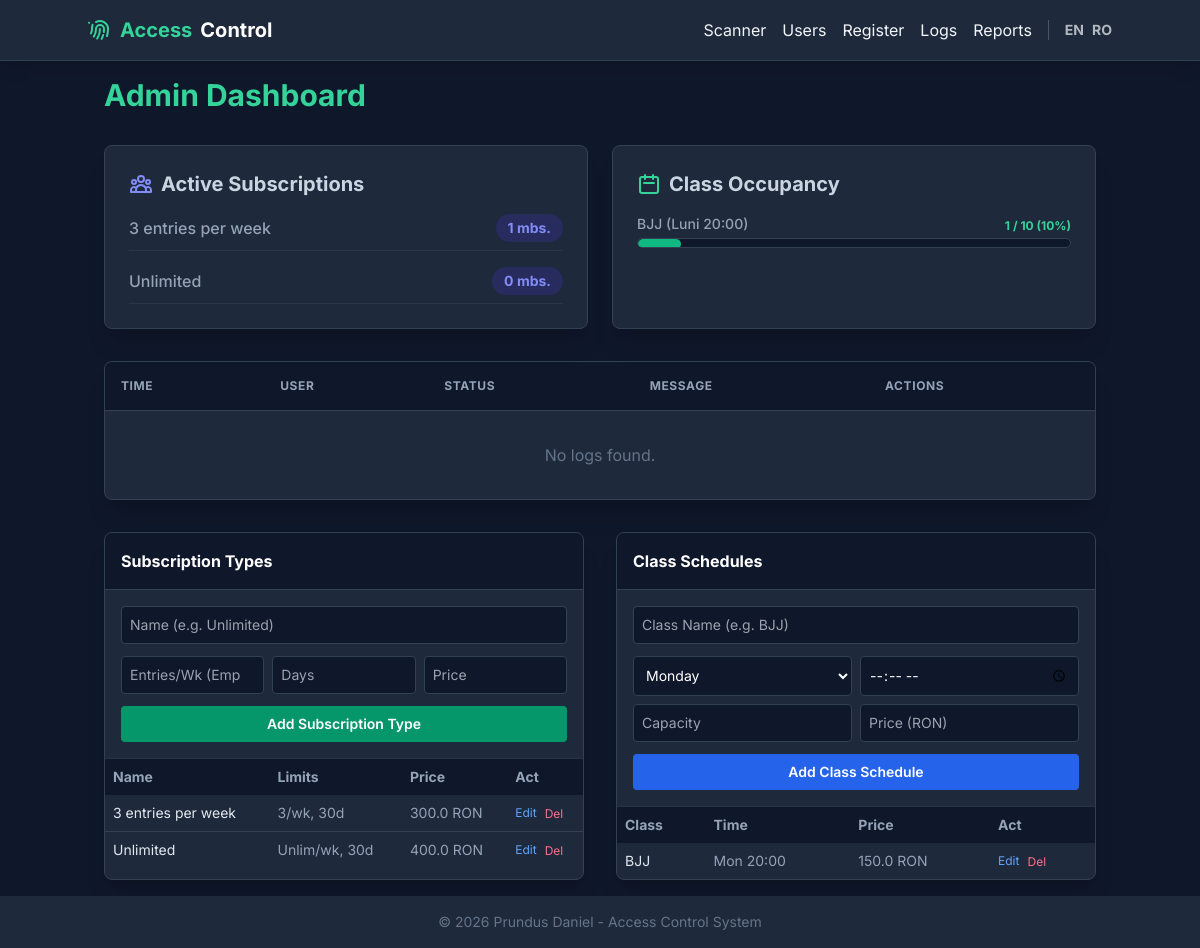
The page /admin on the database its author committed.
### database.py (models this page shows)
class SubscriptionType(db.Model):
    __tablename__ = 'subscription_types'
    id = db.Column(db.Integer, primary_key=True)
    name = db.Column(db.String, nullable=False)
    entries_per_week = db.Column(db.Integer)
    duration_days = db.Column(db.Integer, nullable=False)
    price = db.Column(db.Float, nullable=False)

class ClassSchedule(db.Model):
    __tablename__ = 'class_schedules'
    id = db.Column(db.Integer, primary_key=True)
    name = db.Column(db.String, nullable=False)
    day_of_week = db.Column(db.Integer, nullable=False) # 0=Monday, 6=Sunday
    start_time = db.Column(db.String(5), nullable=False) # Format: HH:MM
    capacity = db.Column(db.Integer)
    price = db.Column(db.Float, nullable=False, default=0.0)

### app.py (the view)
@app.route('/admin')
def admin():
    logs_data = database.db.session.query(database.AccessLog, database.User.name)\
        .join(database.User, database.AccessLog.user_id == database.User.id)\
        .order_by(database.AccessLog.timestamp.desc())\
        .limit(50).all()
    logs = []
    for log, name in logs_data:
        l_dict = database.dict_helper(log)
        l_dict['name'] = name
        if hasattr(l_dict['timestamp'], 'strftime'):
            l_dict['timestamp'] = l_dict['timestamp'].strftime('%Y-%m-%d %H:%M:%S')
        logs.append(l_dict)
    subscription_types = database.SubscriptionType.query.all()
    classes = database.get_all_classes()
    sub_stats = database.get_subscription_stats()
    class_stats = database.get_class_stats()
    return render_template('admin.html', logs=logs, subscription_types=subscription_types, classes=classes, sub_stats=sub_stats, class_stats=class_stats)

### app.py (called while the page is built)
def get_locale():
    return session.get('lang', 'en')

### database.py (called while the page is built)
def dict_helper(obj):
    if obj is None:
        return None
    return {c.name: getattr(obj, c.name) for c in obj.__table__.columns}

def get_all_classes():
    classes = ClassSchedule.query.order_by(ClassSchedule.day_of_week, ClassSchedule.start_time).all()
    return [dict_helper(c) for c in classes]

def get_subscription_stats():
    stats = []
    sub_types = SubscriptionType.query.all()
    today = datetime.date.today()
    for st in sub_types:
        count = db.session.query(db.func.count(ActiveSubscription.id))\
                .filter(ActiveSubscription.type_id == st.id)\
                .filter(ActiveSubscription.end_date >= today)\
                .scalar()
        stats.append({'name': st.name, 'active_count': count})
    return stats

### templates/admin.html (shortened to what this page needs)
{% extends "layout.html" %}
{% block content %}
<div class="max-w-6xl mx-auto space-y-8">
    <h1 class="text-3xl font-bold mb-4 text-emerald-400">{{ _('Admin Dashboard') }}</h1>
    <div class="grid grid-cols-1 md:grid-cols-2 gap-6 mb-8">
        <div class="bg-slate-800 rounded-lg shadow-xl p-6 border border-slate-700">
            <h2 class="text-xl font-bold text-slate-300 mb-4 flex items-center gap-2">
                {{ _('Active Subscriptions') }}
            </h2>
            <div class="space-y-4">
                {% for stat in sub_stats %}
                <div class="flex justify-between items-center border-b border-slate-700/50 pb-2">
                    <span class="text-slate-400 font-medium">{{ _(stat['name']) }}</span>
                    <span class="bg-indigo-900/50 text-indigo-400 px-3 py-1 rounded-full font-bold text-sm">
                        {{ stat['active_count'] }} {{ _('mbs.') }}
                    </span>
                </div>
                {% else %}
                <p class="text-slate-500 italic">{{ _('No active subscriptions.') }}</p>
                {% endfor %}
            </div>
        </div>
        <div class="bg-slate-800 rounded-lg shadow-xl p-6 border border-slate-700">
            <h2 class="text-xl font-bold text-slate-300 mb-4 flex items-center gap-2">
                <svg xmlns="http://www.w3.org/2000/svg" class="h-6 w-6 text-emerald-400" fill="none" viewBox="0 0 24 24"
                    stroke="currentColor">
                    <path stroke-linecap="round" stroke-linejoin="round" stroke-width="2"
                        d="M8 7V3m8 4V3m-9 8h10M5 21h14a2 2 0 002-2V7a2 2 0 00-2-2H5a2 2 0 00-2 2v12a2 2 0 002 2z" />
                </svg>
                {{ _('Class Occupancy') }}
            </h2>
            <div class="space-y-4">
                {% for stat in class_stats %}
                <div>
                    <div class="flex justify-between items-end mb-1">
                        <span class="text-slate-400 font-medium text-sm">{{ stat['name'] }}</span>
                        <span
                            class="text-xs font-bold {% if stat['percentage'] >= 100 %}text-rose-400{% elif stat['percentage'] >= 75 %}text-amber-400{% else %}text-emerald-400{% endif %}">
                            {{ stat['enrolled'] }} / {{ stat['capacity'] }} ({{ stat['percentage'] }}%)
                        </span>
                    </div>
                    <div class="w-full bg-slate-900 rounded-full h-2.5 border border-slate-700 overflow-hidden">
                        <div class="h-2.5 rounded-full transition-all duration-500 {% if stat['percentage'] >= 100 %}bg-rose-500 shadow-[0_0_10px_rgba(244,63,94,0.5)]{% elif stat['percentage'] >= 75 %}bg-amber-500{% else %}bg-emerald-500{% endif %}"
                            style="width: {{ stat['percentage'] if stat['percentage'] <= 100 else 100 }}%">
                        </div>
                    </div>
                </div>
                {% else %}
                <p class="text-slate-500 italic">{{ _('No classes scheduled.') }}</p>
                {% endfor %}
            </div>
        </div>
    </div>
    <div class="bg-slate-800 rounded-lg shadow-xl overflow-hidden border border-slate-700">
        <table class="w-full text-left border-collapse">
            <thead>
                <tr class="bg-slate-900 text-slate-400 uppercase text-xs tracking-wider border-b border-slate-700">
                    <th class="p-4">{{ _('Time') }}</th>
                    <th class="p-4">{{ _('User') }}</th>
                    <th class="p-4">{{ _('Status') }}</th>
                    <th class="p-4">{{ _('Message') }}</th>
                    <th class="p-4">{{ _('Actions') }}</th>
                </tr>
            </thead>
            <tbody class="divide-y divide-slate-700">
                {% for log in logs %}
                <tr class="hover:bg-slate-700/50 transition">
                    <td class="p-4 text-slate-300 font-mono text-sm">{{ log['timestamp'] }}</td>
                    <td class="p-4 font-semibold text-white">{{ log['name'] }}</td>
                    <td class="p-4">
                        {% if log['allowed'] %}
                        <span
                            class="bg-emerald-900/50 text-emerald-400 px-3 py-1 rounded-full text-xs font-bold border border-emerald-900">{{
                            _('ALLOWED') }}</span>
                        {% else %}
                        <span
                            class="bg-red-900/50 text-red-400 px-3 py-1 rounded-full text-xs font-bold border border-red-900">{{
                            _('DENIED') }}</span>
                        {% endif %}
                    </td>
                    <td class="p-4 text-slate-400 text-sm">{{ _(log['reason']) }}</td>
                    <td class="p-4">
                        <form action="/admin/log/{{ log['id'] }}/delete" method="POST" class="inline"
                            onsubmit="return confirm('{{ _( " Are you sure you want to delete this log entry? This
                            action cannot be undone." ) }}');">
                            <button type="submit"
                                class="text-rose-400 hover:text-rose-300 font-medium whitespace-nowrap text-sm bg-rose-950/30 px-3 py-1 rounded-md border border-rose-900">
                                {{ _('Delete') }}
                            </button>
                        </form>
                    </td>
                </tr>
                {% else %}
                <tr>
                    <td colspan="5" class="p-8 text-center text-slate-500">{{ _('No logs found.') }}</td>
                </tr>
                {% endfor %}
            </tbody>
        </table>
    </div>
    <div class="grid grid-cols-1 md:grid-cols-2 gap-8">
        <div class="bg-slate-800 rounded-lg shadow-xl overflow-hidden border border-slate-700">
            <div class="p-4 bg-slate-900 border-b border-slate-700 font-bold text-white">{{ _('Subscription Types') }}
            </div>
            <div class="p-4 border-b border-slate-700/50">
                <form action="/admin/subscription_types" method="POST" class="space-y-3">
                    <input type="text" name="name" placeholder="{{ _('Name (e.g. Unlimited)') }}" required
                        class="w-full bg-slate-900 border border-slate-700 rounded p-2 text-white text-sm">
                    <div class="grid grid-cols-3 gap-2">
                        <input type="number" name="entries_per_week" placeholder="{{ _('Entries/Wk (Empty: Unlim)') }}"
                            class="w-full bg-slate-900 border border-slate-700 rounded p-2 text-white text-sm">
                        <input type="number" name="duration_days" placeholder="{{ _('Days') }}" required
                            class="w-full bg-slate-900 border border-slate-700 rounded p-2 text-white text-sm">
                        <input type="number" step="0.01" name="price" placeholder="{{ _('Price') }}" required
                            class="w-full bg-slate-900 border border-slate-700 rounded p-2 text-white text-sm">
                    </div>
                    <button type="submit"
                        class="w-full bg-emerald-600 hover:bg-emerald-500 text-white p-2 rounded text-sm font-semibold transition">{{
                        _('Add Subscription Type') }}</button>
                </form>
            </div>
            <table class="w-full text-left border-collapse text-sm">
                <thead>
                    <tr class="bg-slate-900 text-slate-400">
                        <th class="p-2">Name</th>
                        <th class="p-2">Limits</th>
                        <th class="p-2">Price</th>
                        <th class="p-2">Act</th>
                    </tr>
                </thead>
                <tbody class="divide-y divide-slate-700">
                    {% for st in subscription_types %}
                    <tr class="hover:bg-slate-700/50">
                        <td class="p-2 text-slate-200">{{ st.name }}</td>
                        <td class="p-2 text-slate-400">{{ st.entries_per_week or 'Unlim' }}/wk, {{ st.duration_days }}d
                        </td>
                        <td class="p-2 text-slate-400">{{ st.price }} RON</td>
                        <td class="p-2 flex gap-2">
                            <button onclick="toggleEdit('sub-edit-{{ st.id }}')"
                                class="text-blue-400 hover:text-blue-300 text-xs">{{ _('Edit') }}</button>
                            <form action="/admin/subscription_types/{{ st.id }}/delete" method="POST"
                                onsubmit="return confirm('{{ _('Delete this subscription type?') }}');">
                                <button type="submit" class="text-rose-400 hover:text-rose-300 text-xs">{{ _('Del')
                                    }}</button>
                            </form>
                        </td>
                    </tr>
                    {% endfor %}
                </tbody>
            </table>
        </div>
        <div class="bg-slate-800 rounded-lg shadow-xl overflow-hidden border border-slate-700">
            <div class="p-4 bg-slate-900 border-b border-slate-700 font-bold text-white">{{ _('Class Schedules') }}
            </div>
            <div class="p-4 border-b border-slate-700/50">
                <form action="/admin/classes" method="POST" class="space-y-3">
                    <input type="text" name="name" placeholder="{{ _('Class Name (e.g. BJJ)') }}" required
                        class="w-full bg-slate-900 border border-slate-700 rounded p-2 text-white text-sm">
                    <div class="grid grid-cols-2 gap-2">
                        <select name="day_of_week" required
                            class="w-full bg-slate-900 border border-slate-700 rounded p-2 text-white text-sm">
                            <option value="0">{{ _('Monday') }}</option>
                        </select>
                        <input type="time" name="start_time" required
                            class="w-full bg-slate-900 border border-slate-700 rounded p-2 text-white text-sm">
                        <input type="number" name="capacity" placeholder="{{ _('Capacity') }}"
                            class="w-full bg-slate-900 border border-slate-700 rounded p-2 text-white text-sm">
                        <input type="number" step="0.01" name="price" placeholder="{{ _('Price (RON)') }}"
                            class="w-full bg-slate-900 border border-slate-700 rounded p-2 text-white text-sm">
                    </div>
                    <button type="submit"
                        class="w-full bg-blue-600 hover:bg-blue-500 text-white p-2 rounded text-sm font-semibold transition">{{
                        _('Add Class Schedule') }}</button>
                </form>
            </div>
            <table class="w-full text-left border-collapse text-sm">
                <thead>
                    <tr class="bg-slate-900 text-slate-400">
                        <th class="p-2">Class</th>
                        <th class="p-2">Time</th>
                        <th class="p-2">Price</th>
                        <th class="p-2">Act</th>
                    </tr>
                </thead>
                <tbody class="divide-y divide-slate-700">
                    {% for c in classes %}
                    <tr class="hover:bg-slate-700/50">
                        <td class="p-2 text-slate-200">{{ c.name }}</td>
                        <td class="p-2 text-slate-400">
                            {% set days = [_('Mon'), _('Tue'), _('Wed'), _('Thu'), _('Fri'), _('Sat'), _('Sun')] %}
                            {{ days[c.day_of_week] }} {{ c.start_time }}
                        </td>
                        <td class="p-2 text-slate-400">{{ c.price or 0 }} RON</td>
                        <td class="p-2 flex gap-2">
                            <button onclick="toggleEdit('cls-edit-{{ c.id }}')"
                                class="text-blue-400 hover:text-blue-300 text-xs">{{ _('Edit') }}</button>
                            <form action="/admin/classes/{{ c.id }}/delete" method="POST"
                                onsubmit="return confirm('{{ _('Delete this class?') }}');">
                                <button type="submit" class="text-rose-400 hover:text-rose-300 text-xs">{{ _('Del')
                                    }}</button>
                            </form>
                        </td>
                    </tr>
                                    {% set day_names = ['Monday','Tuesday','Wednesday','Thursday','Friday','Saturday','Sunday'] %}
                    {% endfor %}
                </tbody>
            </table>
        </div>
    </div>
</div>
{% endblock %}

### templates/layout.html (style rules this page uses)
body { font-family: 'Inter', sans-serif; }

### rows shown on the page
SubscriptionType: active_count "1", name "3 entries per week", entries_per_week "3", duration_days "30", price "300.0"
SubscriptionType: active_count "0", name "Unlimited", entries_per_week "Unlim", duration_days "30", price "400.0"
ClassSchedule: name "BJJ", days "Mon", start_time "20:00", price "150.0"

### other values the page prints
{{ stat['name'] }} "BJJ (Luni 20:00)"
{{ stat['enrolled'] }} "1"
{{ stat['capacity'] }} "10"
{{ stat['percentage'] }} "10"
form field day_of_week "Monday"
